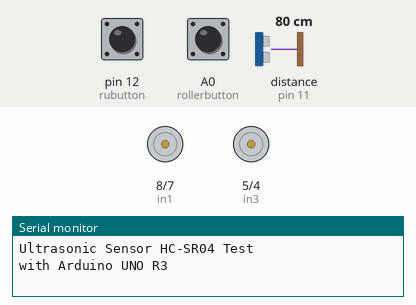
The sketch below on a simulated Arduino Uno, built with avr-gcc and run on an emulated ATmega328P. Parts: motor-driver pin pairs drawn as motors (green arrow = first pin HIGH = forward, orange = second pin HIGH = backward, longer = more drive, scaled by the enable pin), the last lines printed to the serial monitor. Inputs (shaded band) come from the test bench; at power-on: pin 12 (rubutton) HIGH, A0 (rollerbutton) HIGH, distance to the obstacle (sensor on pin 11) 80 cm. The echo pulse lasts 58.3 µs per cm.

Above: at 1.2 s.
1.3 s: pin 12 (rubutton) pulled LOW for 0.15 s
At 2.7 s:
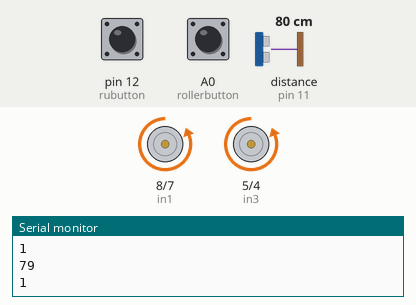
3.0 s: A0 (rollerbutton) pulled LOW for 0.15 s
At 3.12 s:
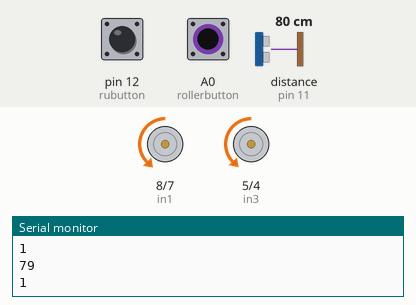
4.7 s: pin 12 (rubutton) pulled LOW for 1 s
At 6.7 s:
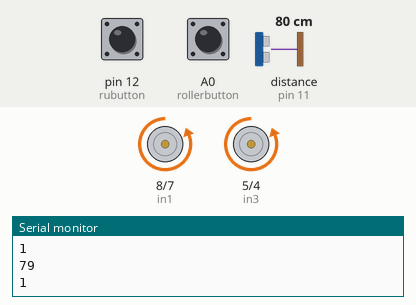
7.3 s: A0 (rollerbutton) pulled LOW for 1 s
At 9.3 s:
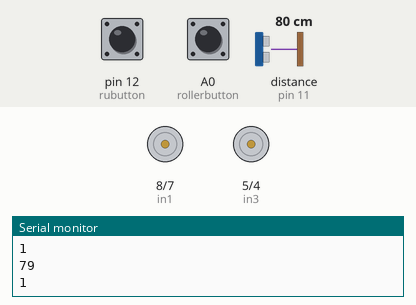
9.8 s: A0 (rollerbutton) pulled LOW for 3.2 s
At 11.0 s:
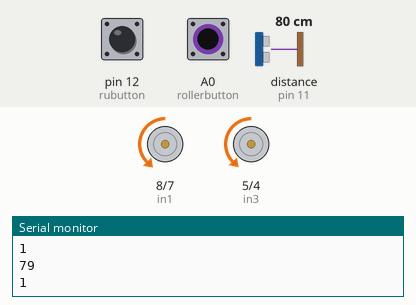
14.5 s: pin 12 (rubutton) pulled LOW for 3.2 s
At 18.2 s:
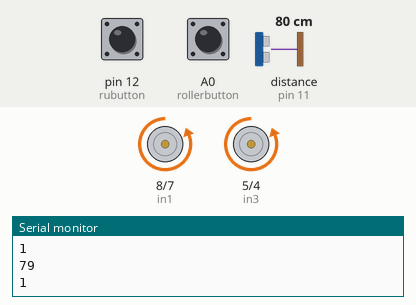
Timing chart, 0 to 19.7 s (numbered marks = the images above; inputs shaded):
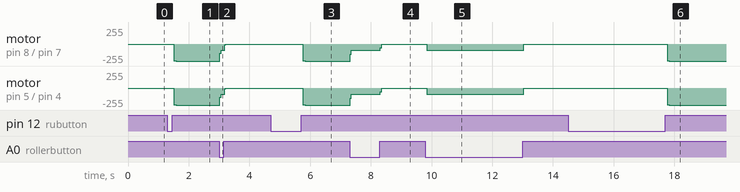

Measured:
- after the input at 1.3 s, motor on pin 8 (in1) / pin 7 (in2), motor on pin 5 (in3) / pin 4 (in4): stopped → backward 254/255 after 0.21 s, → backward 255/255 0.08 s later
- after the input at 3.0 s, motor on pin 8 (in1) / pin 7 (in2): backward 255/255 → backward 91/255 at once, → stopped 0.17 s later; motor on pin 5 (in3) / pin 4 (in4): backward 255/255 → backward 90/255 at once, → stopped 0.17 s later
- after the input at 4.7 s, motor on pin 8 (in1) / pin 7 (in2), motor on pin 5 (in3) / pin 4 (in4): stopped → backward 254/255 after 1.1 s, → backward 255/255 0.08 s later
- after the input at 7.3 s, motor on pin 8 (in1) / pin 7 (in2): backward 255/255 → backward 91/255 at once, → stopped 1.0 s later; motor on pin 5 (in3) / pin 4 (in4): backward 255/255 → backward 90/255 at once, → stopped 1.0 s later
- after the input at 9.8 s, motor on pin 8 (in1) / pin 7 (in2): stopped → backward 91/255 at once, → stopped 3.2 s later; motor on pin 5 (in3) / pin 4 (in4): stopped → backward 90/255 at once, → stopped 3.2 s later
- after the input at 14.5 s, motor on pin 8 (in1) / pin 7 (in2), motor on pin 5 (in3) / pin 4 (in4): stopped → backward 254/255 after 3.3 s, → backward 255/255 0.08 s later

The sketch:

index.ino
```cpp
// Motor A connections
int enA = 9;  //for speed control motor low
int in1 = 8;  //for direction control motor low
int in2 = 7;  //for direction control motor low
// Motor B connections
int enB = 3;  //for speed control motor high
int in3 = 5;  //for direction control motor High
int in4 = 4;  //for direction control motor

//Ultrasonic Sensor
const int trigPin = 10;
const int echoPin = 11;

//Roller Button
const int rollerbutton = A0;
//Run Button
const int rubutton = 12;      // the number of the output pin

int state = HIGH;      // the current state of the output pin
int reading;           // the current reading from the input pin
int previous = LOW;    // the previous reading from the input pin

// the follow variables are long's because the time, measured in miliseconds,
// will quickly become a bigger number than can be stored in an int.
unsigned long time = 0;           // the last time the output pin was toggled
unsigned long debounce = 200UL;   // the debounce time, increase if the output flickers
// defines variables
long duration; // variable for the duration of sound wave travel
int distance; // variable for the distance measurement

int ultrastat = 0;

void setup()
{
  pinMode(trigPin, OUTPUT); // Sets the trigPin as an OUTPUT
  pinMode(echoPin, INPUT); // Sets the echoPin as an INPUT
  pinMode(enA, OUTPUT);
  pinMode(enB, OUTPUT);
  pinMode(in1, OUTPUT);
  pinMode(in2, OUTPUT);
  pinMode(in3, OUTPUT);
  pinMode(in4, OUTPUT);
  //
  pinMode(rubutton, INPUT_PULLUP);
  pinMode(rollerbutton, INPUT_PULLUP);
  Serial.begin(9600); // // Serial Communication is starting with 9600 of baudrate speed
  Serial.println("Ultrasonic Sensor HC-SR04 Test"); // print some text in Serial Monitor
  Serial.println("with Arduino UNO R3");


}

void loop()
{
  reading = digitalRead(rubutton);

  int buttonState = 0;
  buttonState = digitalRead(rollerbutton);

  // if the input just went from LOW and HIGH and we've waited long enough
  // to ignore any noise on the circuit, toggle the output pin and remember
  // the time
  if (reading == HIGH && previous == LOW )
  {
    if (state == HIGH) {
      state = LOW;
      ultrastat = 0;
    }
    else {
      state = HIGH;
      ultrastat = 0;
    }

    time = millis();
  }


  if (state == 1) {
    Serial.println(state);

    int cm = ultrasonic();

    Serial.println(ultrastat);


    if (cm < 10) {
      if (ultrastat == 0) {
        motorleft();
      }
      if (ultrastat == 1) {
        motorright();
      }
    }
    if (cm > 10) {
      ultrastat = 1;
      motorright();
    }
  } else {
    stopmotor();
  }


  if (buttonState == LOW) {
    stopmotor();
    state = 0;
    ultrastat = 0;
    digitalWrite(in1, LOW);
    digitalWrite(in2, HIGH);
    digitalWrite(in3, LOW);
    digitalWrite(in4, HIGH);
    analogWrite(enA, 155);
    analogWrite(enB, 155);


    // if bush roll button stop

  }


  previous = reading;
}


void motorleft() {

  //analogWrite(enA, 100);
  //analogWrite(enB, 100);
  digitalWrite(in1, HIGH);
  digitalWrite(in2, LOW);
  digitalWrite(in3, HIGH);
  digitalWrite(in4, LOW);

  analogWrite(enA, 255);
  analogWrite(enB, 255);


}

void motorright() {
  stopmotor();
  digitalWrite(in1, LOW);
  digitalWrite(in2, HIGH);
  digitalWrite(in3, LOW);
  digitalWrite(in4, HIGH);

  analogWrite(enA, 255);
  analogWrite(enB, 255);
  //delay(20);


}

int ultrasonic() {
  digitalWrite(trigPin, LOW);
  delayMicroseconds(2);
  // Sets the trigPin HIGH (ACTIVE) for 10 microseconds
  digitalWrite(trigPin, HIGH);
  delayMicroseconds(10);
  digitalWrite(trigPin, LOW);
  // Reads the echoPin, returns the sound wave travel time in microseconds
  duration = pulseIn(echoPin, HIGH);
  // Calculating the distance
  distance = duration * 0.034 / 2; // Speed of sound wave divided by 2 (go and back)
  Serial.println(distance);

  return distance;


}


void stopmotor() {

  digitalWrite(in1, LOW);
  digitalWrite(in2, LOW);
  digitalWrite(in3, LOW);
  digitalWrite(in4, LOW);


}
```
